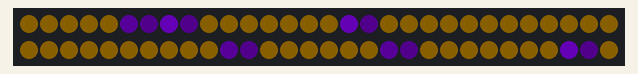
Bench run of a program on a simulated Raspberry Pi Pico running MicroPython. Shown: 60 RGB LEDs in strip order, left to right, continuing on the next row. Dim RGB values are drawn brighter than linear; random numbers come from a fixed seed.

Above: at 0.15 s.
At 4.97 s:
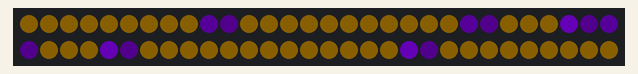
At 9.8 s:
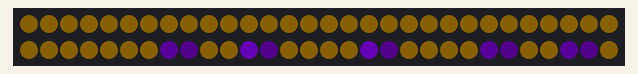
At 19.74 s:
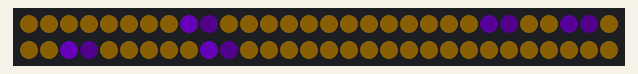
At 29.69 s:
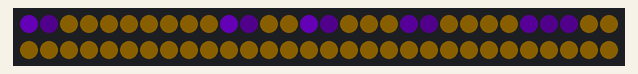
At 39.64 s:
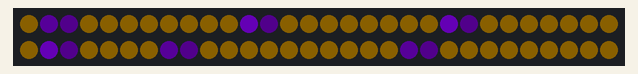

The program:

13-bat-swarm.py
```python
# Lab 13: Bat Swarm
# Filename: 13-bat-swarm.py
# Version: 1.0.0
# Not yet tested on hardware.
#
# A swarm of purple bats flutters along the strip. Every bat has its own
# position and its own speed, stored in two lists, so they all fly
# differently. When a bat leaves one end it comes back in at the other.

from machine import Pin
from neopixel import NeoPixel
from utime import sleep
import config

# hardware settings from config.py
NEOPIXEL_PIN = config.NEOPIXEL_PIN
NUMBER_PIXELS = config.NUMBER_PIXELS
BRIGHTNESS = config.BRIGHTNESS

strip = NeoPixel(Pin(NEOPIXEL_PIN), NUMBER_PIXELS)
from urandom import randint

DELAY = 0.03             # seconds between steps
NUMBER_OF_BATS = 6

bat_color = (140, 0, 255)
moon_color = (40, 30, 0) # a dim yellow glow behind the bats

# return a color scaled by a number from 0.0 (off) to 1.0 (full),
# and also by BRIGHTNESS so the strip is safe on battery power
def fade(color, amount):
    scale = amount * BRIGHTNESS
    return (int(color[0] * scale), int(color[1] * scale), int(color[2] * scale))

# make the lists: one position and one speed for every bat
positions = []
speeds = []
for b in range(NUMBER_OF_BATS):
    positions.append(randint(0, NUMBER_PIXELS - 1))
    # speed is in pixels per step; a negative speed flies backward
    speed = randint(10, 40) / 100
    if randint(0, 1) == 0:
        speed = -speed
    speeds.append(speed)

flap = 0
while True:
    strip.fill(fade(moon_color, 1))     # the night sky
    flap += 1
    for b in range(NUMBER_OF_BATS):
        positions[b] = (positions[b] + speeds[b]) % NUMBER_PIXELS
        index = int(positions[b])
        # bats flap: every few steps a bat is a little dimmer
        if (flap + b) % 6 < 3:
            strip[index] = fade(bat_color, 1)
        else:
            strip[index] = fade(bat_color, 0.4)
        # each bat has a wing on the pixel next to it
        strip[(index + 1) % NUMBER_PIXELS] = fade(bat_color, 0.2)
    strip.write()
    sleep(DELAY)
```

config.py
```python
# Halloween Costume Kit Configuration file
# Filename: config.py
# Version: 1.0.0
#
# This file contains the hardware configuration for the Halloween costume kit.
# It is imported by each program.
#
# The kit has a 60-pixel NeoPixel strip on GPIO 0 and one push button
# wired from GPIO 15 to GND.
NEOPIXEL_PIN = 0
NUMBER_PIXELS = 60
BUTTON_PIN = 15

# 60 pixels at full brightness can pull more than 3 amps, which is too much
# for a USB battery pack. Every program multiplies its colors by this number.
# 0.25 means one quarter brightness. Keep it at 0.3 or lower on battery power.
BRIGHTNESS = 0.25
```
